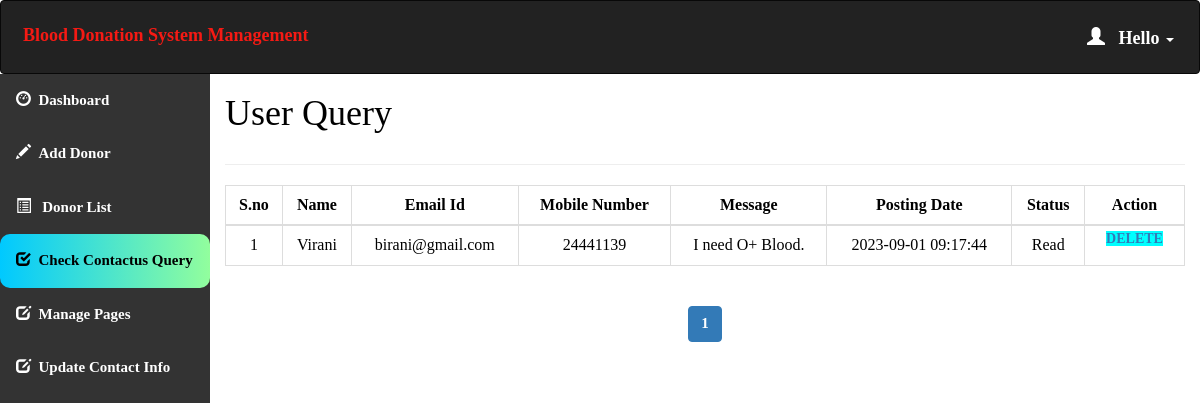
Screenshot of /admin/query.php (signed in) with the database file from the repository.
### tables this page shows
create table contact_query(
query_id int auto_increment Not Null,
query_name varchar(100) NOT NULL,
query_mail varchar(120) NOT NULL,
query_number char(11) NOT NULL,
query_message longtext NOT NULL,
query_date timestamp NOT NULL DEFAULT CURRENT_TIMESTAMP,
query_status int(11) DEFAULT NULL,
Primary key(query_id)
);

### admin/query.php (the view, shortened to what this page needs)
<html>
<head>
  <link rel="stylesheet" href="https://maxcdn.bootstrapcdn.com/bootstrap/3.4.1/css/bootstrap.min.css">
</head>
<?php
  if (isset($_SESSION['loggedin']) && $_SESSION['loggedin'] == true) {
  ?>
<body style="color:black">
<div id="header">
<?php include 'header.php';
?>
</div>
<div id="sidebar">
<?php $active="query"; include 'sidebar.php'; ?>
</div>
<div id="content" >
  <div class="content-wrapper">
    <div class="container-fluid">
      <div class="row">
        <div class="col-md-12 lg-12 sm-12">
          <h1 class="page-title">User Query</h1>
        </div>
      </div>
      <hr>
      <?php
        include 'conn.php';
          $limit = 10;
          if(isset($_GET['page'])){
            $page = $_GET['page'];
          }else{
            $page = 1;
          }
          $offset = ($page - 1) * $limit;
          $count=$offset+1;
        $sql= "select * from contact_query LIMIT {$offset},{$limit}";
        $result=mysqli_query($conn,$sql);
        if(mysqli_num_rows($result)>0)   {
       ?>
       <div class="table-responsive">
      <table class="table table-bordered" style="text-align:center">
          <thead style="text-align:center">
          <th style="text-align:center">S.no</th>
          <th style="text-align:center">Name</th>
          <th style="text-align:center">Email Id</th>
          <th style="text-align:center">Mobile Number</th>
          <th style="text-align:center">Message</th>
          <th style="text-align:center">Posting Date</th>
          <th style="text-align:center">Status</th>
          <th style="text-align:center">Action</th>
          </thead>
          <tbody>
            <?php
            while($row = mysqli_fetch_assoc($result)) { ?>
          <tr>
                  <td><?php echo $count++; ?></td>
                  <td><?php echo $row['query_name']; ?></td>
                  <td><?php echo $row['query_mail']; ?></td>
                  <td><?php echo $row['query_number']; ?></td>
                  <td><?php echo $row['query_message']; ?></td>
                  <td><?php echo $row['query_date']; ?></td>
                  <?php if($row['query_status']==1)
{
?><td>Read<br></td>
<?php } else {?>
<td><a href="query.php?id=<?php echo $row['query_id'];?>" onclick="clickme()"><b id="demo">Pending</b></a><br>
</td>
<?php } ?>
                    <td id="he" style="width:100px">
                    <a style="background-color:aqua" href='delete_query.php?id=<?php echo $row['query_id']; ?>'> Delete </a>
                </td>
              </tr>
            <?php } ?>
          </tbody>
      </table>
    </div>
    <?php } ?>
    <div class="table-responsive"style="text-align:center;align:center">
        <?php
        $sql1 = "SELECT * FROM contact_query";
        $result1 = mysqli_query($conn, $sql1) or die("Query Failed.");
        if(mysqli_num_rows($result1) > 0){
          $total_records = mysqli_num_rows($result1);
          $total_page = ceil($total_records / $limit);
          echo '<ul class="pagination admin-pagination">';
          for($i = 1; $i <= $total_page; $i++){
            if($i == $page){
              $active = "active";
            }else{
              $active = "";
            }
            echo '<li class="'.$active.'"><a href="query.php?page='.$i.'">'.$i.'</a></li>';
          }
          echo '</ul>';
        }
        ?>
        </div>
      </div>
    </div>
   <?php }
    ?>
</body>
</html>

### admin/query.php (style rules this page uses)
#sidebar { position:relative;margin-top:-20px }
#content { position:relative;margin-left:210px }
#he { font-size: 14px; font-weight: 600; text-transform: uppercase; padding: 3px 7px; color: #fff; text-decoration: none; border-radius: 3px; text-align:center; }

### admin/sidebar.php (style rules this page uses)
body { margin: 0; font-family: 'Averia Gruesa Libre';font-size: 15px; color:#F8F9F9; }

### rows the page displays
contact_query: query_name "Virani", query_mail "birani@gmail.com", query_number "24441139", query_message "I need O+ Blood.", query_date "2023-09-01 09:17:44", query_status "Read"
